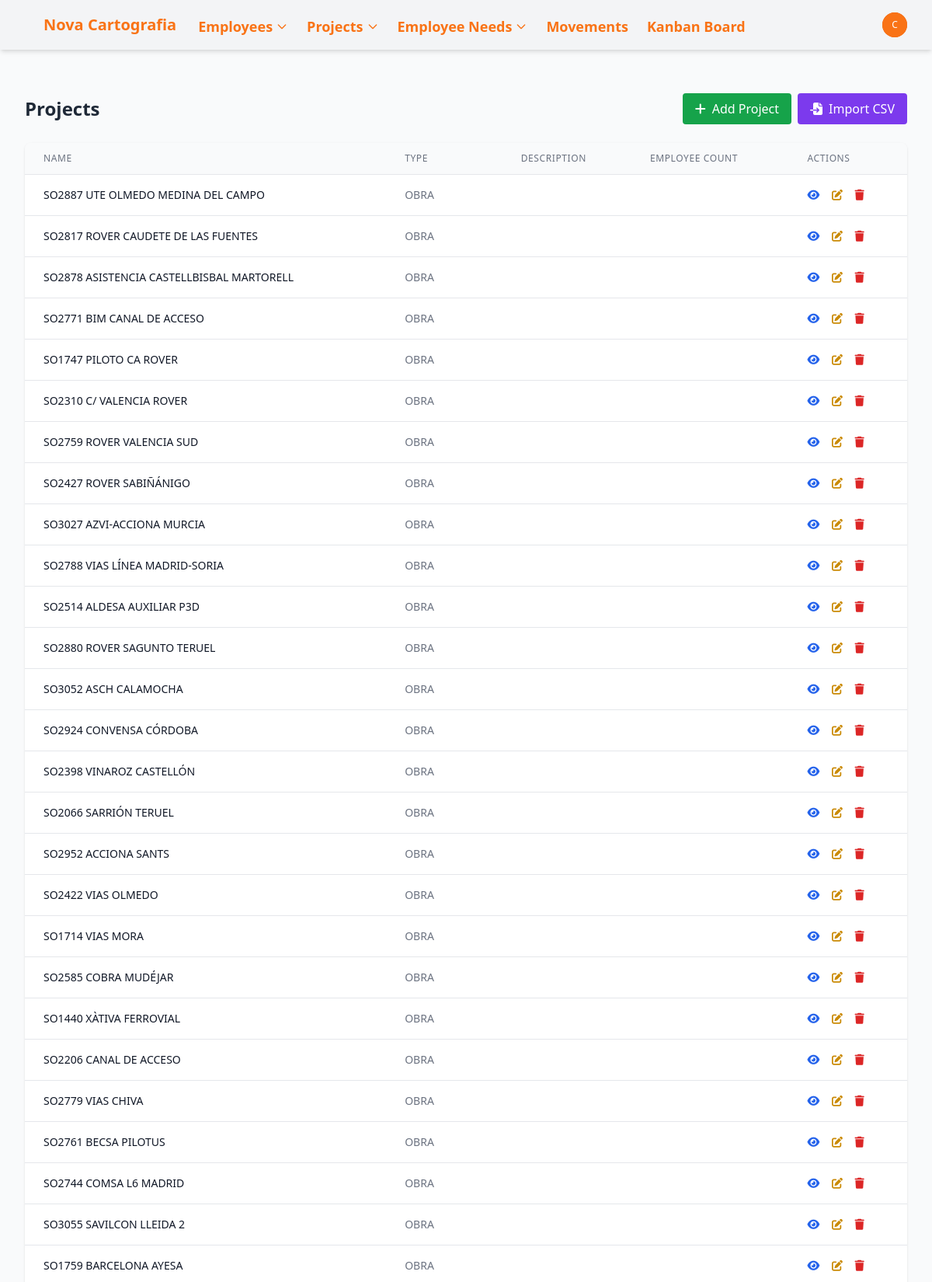
Page /projects/ (signed in, upper part) on the committed database.
### novacartografia_employee_management/models.py (models this page shows, shortened)
class Project(models.Model):
    PROJECT_TYPES = [
        ('obra', 'Obra'),
        ('proyecto', 'Proyecto'),
    ]
    name = models.CharField(max_length=100)
    type = models.CharField(max_length=50, choices=PROJECT_TYPES, default='proyecto')
    description = models.TextField(blank=True, null=True)

### novacartografia_employee_management/views.py (the view)
# urls.py: path('projects/', views.project_list, name='project_list'),
@login_required
def project_list(request):
    projects = Project.objects.all()
    return render(request, 'novacartografia_employee_management/project_list.html', {'projects': projects})

### templates/novacartografia_employee_management/project_list.html (shortened to what this page needs)
{% extends "base.html" %}
{% block content %}
<div class="flex flex-col md:flex-row md:items-center md:justify-between mb-6">
    <h2 class="text-2xl font-bold text-gray-800 mb-4 md:mb-0">Projects</h2>
    <div class="flex space-x-2">
        <a href="{% url 'project_create' %}" class="bg-green-600 hover:bg-green-700 text-white font-medium py-2 px-4 rounded flex items-center">
            <i class="fas fa-plus mr-2"></i> Add Project
        </a>
        <a href="{% url 'import_projects_csv' %}" class="bg-violet-600 hover:bg-violet-700 text-white font-medium py-2 px-4 rounded flex items-center">
            <i class="fas fa-file-import mr-2"></i> Import CSV
        </a>
    </div>
</div>
<div class="bg-white shadow overflow-hidden rounded-lg">
    <div class="overflow-x-auto">
        <table class="min-w-full divide-y divide-gray-200">
            <thead class="bg-gray-50">
                <tr>
                    <th scope="col" class="px-6 py-3 text-left text-xs font-medium text-gray-500 uppercase tracking-wider">Name</th>
                    <th scope="col" class="px-6 py-3 text-left text-xs font-medium text-gray-500 uppercase tracking-wider">Type</th>
                    <th scope="col" class="px-6 py-3 text-left text-xs font-medium text-gray-500 uppercase tracking-wider">Description</th>
                    <th scope="col" class="px-6 py-3 text-left text-xs font-medium text-gray-500 uppercase tracking-wider">Employee Count</th>
                    <th scope="col" class="px-6 py-3 text-left text-xs font-medium text-gray-500 uppercase tracking-wider">Actions</th>
                </tr>
            </thead>
            <tbody class="bg-white divide-y divide-gray-200">
                {% for project in projects %}
                <tr class="hover:bg-gray-50">
                    <td class="px-6 py-4 whitespace-nowrap text-sm font-medium text-gray-900">{{ project.name }}</td>
                    <td class="px-6 py-4 text-sm text-gray-500">{{ project.type }}</td>
                    <td class="px-6 py-4 text-sm text-gray-500">{{ project.description|truncatechars:50 }}</td>
                    <td class="px-6 py-4 whitespace-nowrap text-sm text-gray-500">{{ project.employees.count }}</td>
                    <td class="px-6 py-4 whitespace-nowrap text-sm font-medium">
                        <a href="{% url 'project_detail' project.id %}" class="text-blue-600 hover:text-blue-900 mr-3">
                            <i class="fas fa-eye"></i>
                        </a>
                        <a href="{% url 'project_update' project.id %}" class="text-yellow-600 hover:text-yellow-900 mr-3">
                            <i class="fas fa-edit"></i>
                        </a>
                        <a href="{% url 'project_delete' project.id %}" class="text-red-600 hover:text-red-900">
                            <i class="fas fa-trash"></i>
                        </a>
                    </td>
                </tr>
                {% empty %}
                <tr>
                    <td colspan="4" class="px-6 py-4 text-center text-sm text-gray-500">No projects found.</td>
                </tr>
                {% endfor %}
            </tbody>
        </table>
    </div>
</div>
{% endblock %}

### templates/base.html (shortened to what this page needs)
<!DOCTYPE html>
<html lang="en">
<head>
    <script src="https://cdn.tailwindcss.com"></script>
    <link rel="stylesheet" href="https://cdnjs.cloudflare.com/ajax/libs/font-awesome/6.7.2/css/all.min.css">
    {% load static %}
    <script src="{% static 'js/tailwind.config.js' %}"></script>
</head>
<body class="bg-gray-50 min-h-screen flex flex-col ">
    <nav class="navbar-drpdown-container bg-gray-100 shadow-md">
        <div class="content-container">
            <div class="flex justify-between h-16 ml-6">
                <div class="flex items-center">
                    <div class="flex-shrink-0 flex items-center">
                        <a href="{% url 'home' %}" class="text-orange-500 font-bold text-xl">Nova Cartografia</a>
                    </div>
                    <div class="hidden sm:ml-6 sm:flex sm:space-x-4">
                        <div class="relative" x-data="{ open: false }">
                            <button @click="open = !open" class="text-orange-500 hover:text-orange-700 border-transparent inline-flex items-center px-1 pt-1 text-lg font-bold">
                                <span>Employees</span>
                                <svg class="ml-1 w-4 h-4" fill="none" stroke="currentColor" viewBox="0 0 24 24" xmlns="http://www.w3.org/2000/svg"><path stroke-linecap="round" stroke-linejoin="round" stroke-width="2" d="M19 9l-7 7-7-7"></path></svg>
                            </button>
                        </div>
                        <div class="relative" x-data="{ open: false }">
                            <button @click="open = !open" class="text-orange-500 hover:text-orange-700 border-transparent inline-flex items-center px-1 pt-1 text-lg font-bold">
                                <span>Projects</span>
                                <svg class="ml-1 w-4 h-4" fill="none" stroke="currentColor" viewBox="0 0 24 24" xmlns="http://www.w3.org/2000/svg"><path stroke-linecap="round" stroke-linejoin="round" stroke-width="2" d="M19 9l-7 7-7-7"></path></svg>
                            </button>
                        </div>
                        <div class="relative" x-data="{ open: false }">
                            <button @click="open = !open" class="text-orange-500 hover:text-orange-700 border-transparent inline-flex items-center px-1 pt-1 text-lg font-bold">
                                <span>Employee Needs</span>
                                <svg class="ml-1 w-4 h-4" fill="none" stroke="currentColor" viewBox="0 0 24 24" xmlns="http://www.w3.org/2000/svg"><path stroke-linecap="round" stroke-linejoin="round" stroke-width="2" d="M19 9l-7 7-7-7"></path></svg>
                            </button>
                        </div>
                        <a href="{% url 'movement_list' %}" class="text-orange-500 hover:text-orange-700 border-transparent inline-flex items-center px-1 pt-1 text-lg font-bold">
                            Movements
                        </a>
                        <a href="{% url 'kanban_board' %}" class="text-orange-500 hover:text-orange-700 border-transparent inline-flex items-center px-1 pt-1 text-lg font-bold">
                            Kanban Board
                        </a>
                    </div>
                </div>
                <div class="hidden sm:ml-6 sm:flex sm:items-center">
                    {% if user.is_authenticated %}
                        <div class="ml-3 relative" x-data="{ open: false }">
                            <div>
                                <button @click="open = !open" type="button" class="bg-orange-600 flex text-sm rounded-full focus:outline-none focus:ring-2 focus:ring-offset-2 focus:ring-offset-primary-800 focus:ring-white">
                                    <span class="inline-flex items-center justify-center h-8 w-8 rounded-full bg-orange-500">
                                        <span class="text-xs font-medium leading-none text-white">{{ user.username|slice:":1" }}</span>
                                    </span>
                                </button>
                            </div>
                        </div>
                    {% else %}
                        <a href="{% url 'login' %}" class="text-gray-100 hover:text-white text-sm font-medium">Login</a>
                    {% endif %}
                </div>
            </div>
        </div>
    </nav>
    <div class="content-container py-4">
    </div>
    <main class="flex-grow">
        <div class="content-container py-6">
            {% block content %}{% endblock %}
        </div>
    </main>
</body>
</html>

### rows in the picture
Project: name "SO2887 UTE OLMEDO MEDINA DEL CAMPO", type "OBRA"
Project: name "SO2817 ROVER CAUDETE DE LAS FUENTES", type "OBRA"
Project: name "SO2878 ASISTENCIA CASTELLBISBAL MARTORELL", type "OBRA"
Project: name "SO2771 BIM CANAL DE ACCESO", type "OBRA"
Project: name "SO1747 PILOTO CA ROVER", type "OBRA"
Project: name "SO2310 C/ VALENCIA ROVER", type "OBRA"
Project: name "SO2759 ROVER VALENCIA SUD", type "OBRA"
Project: name "SO2427 ROVER SABIÑÁNIGO", type "OBRA"
Project: name "SO3027 AZVI-ACCIONA MURCIA", type "OBRA"
Project: name "SO2788 VIAS LÍNEA MADRID-SORIA", type "OBRA"
Project: name "SO2514 ALDESA AUXILIAR P3D", type "OBRA"
Project: name "SO2880 ROVER SAGUNTO TERUEL", type "OBRA"
Project: name "SO3052 ASCH CALAMOCHA", type "OBRA"
Project: name "SO2924 CONVENSA CÓRDOBA", type "OBRA"
Project: name "SO2398 VINAROZ CASTELLÓN", type "OBRA"
Project: name "SO2066 SARRIÓN TERUEL", type "OBRA"
Project: name "SO2952 ACCIONA SANTS", type "OBRA"
Project: name "SO2422 VIAS OLMEDO", type "OBRA"
Project: name "SO1714 VIAS MORA", type "OBRA"
Project: name "SO2585 COBRA MUDÉJAR", type "OBRA"
Project: name "SO1440 XÀTIVA FERROVIAL", type "OBRA"
Project: name "SO2206 CANAL DE ACCESO", type "OBRA"
Project: name "SO2779 VIAS CHIVA", type "OBRA"
Project: name "SO2761 BECSA PILOTUS", type "OBRA"
Project: name "SO2744 COMSA L6 MADRID", type "OBRA"
Project: name "SO3055 SAVILCON LLEIDA 2", type "OBRA"
Project: name "SO1759 BARCELONA AYESA", type "OBRA"

### other values in the picture
{{ user.username|slice:":1" }} "C"
